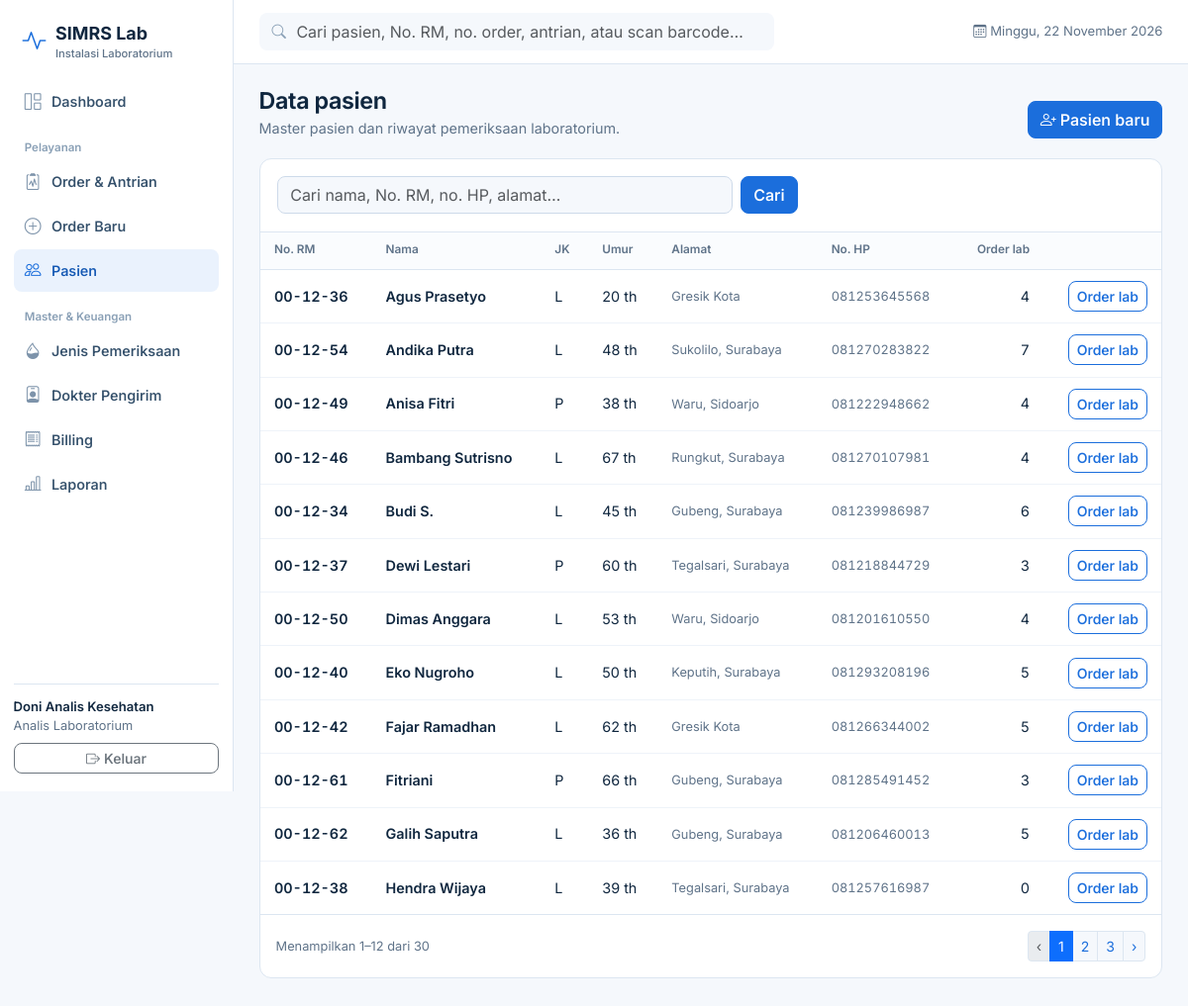
The page /patients/ (signed in) on the database its author committed.
### tables this page shows
CREATE TABLE user (
    id            INTEGER PRIMARY KEY AUTOINCREMENT,
    username      TEXT NOT NULL UNIQUE,
    password_hash TEXT NOT NULL,
    nama          TEXT NOT NULL,
    role          TEXT NOT NULL CHECK (role IN ('admin','analis','dokter')),
    aktif         INTEGER NOT NULL DEFAULT 1
);

CREATE TABLE patient (
    id             INTEGER PRIMARY KEY AUTOINCREMENT,
    no_rm          TEXT NOT NULL UNIQUE,
    nama           TEXT NOT NULL,
    jenis_kelamin  TEXT NOT NULL CHECK (jenis_kelamin IN ('L','P')),
    tgl_lahir      TEXT NOT NULL,            -- YYYY-MM-DD
    alamat         TEXT,
    no_hp          TEXT,
    created_at     TEXT NOT NULL DEFAULT (datetime('now','localtime'))
);

### app/routes/patients.py (the view)
@bp.route("/")
def index():
    q = request.args.get("q", "").strip()
    hal = max(request.args.get("hal", 1, type=int), 1)
    like = f"%{q}%"
    w, a = "nama LIKE ? OR no_rm LIKE ? OR no_hp LIKE ? OR alamat LIKE ?", [like] * 4
    total = query(f"SELECT COUNT(*) c FROM patient WHERE {w}", a, one=True)["c"]
    rows = query(f"""SELECT p.*, (SELECT COUNT(*) FROM lab_order o WHERE o.patient_id=p.id) n_order
                     FROM patient p WHERE {w} ORDER BY nama LIMIT ? OFFSET ?""", (*a, PER_PAGE, (hal - 1) * PER_PAGE))
    return render_template("patients/list.html", rows=rows, q=q, hal=hal, total=total, per_page=PER_PAGE)

### app/db.py (called while the page is built)
def get_db():
    if "db" not in g:
        g.db = sqlite3.connect(current_app.config["DATABASE"])
        g.db.row_factory = sqlite3.Row
        g.db.execute("PRAGMA foreign_keys = ON")
    return g.db

def query(sql, args=(), one=False):
    cur = get_db().execute(sql, args)
    rows = cur.fetchall()
    cur.close()
    return (rows[0] if rows else None) if one else rows

### app/services.py (called while the page is built)
def age_of(tgl_lahir, today=None):
    today = today or date.today()
    y, m, d = map(int, tgl_lahir.split("-"))
    return today.year - y - ((today.month, today.day) < (m, d))

def tgl_indo(d, panjang=False):
    if isinstance(d, str):
        d = datetime.strptime(d[:10], "%Y-%m-%d")
    nama = BULAN_PANJANG if panjang else BULAN
    return f"{d.day} {nama[d.month - 1]} {d.year}"

def hari_ini_indo():
    d = datetime.now()
    return f"{HARI[d.weekday()]}, {tgl_indo(d, True)}"

### app/templates/patients/list.html
{% extends "base.html" %}{% block title %}Pasien{% endblock %}
{% block content %}
{% import "_macros.html" as m with context %}
<div class="pagehead"><div><h1>Data pasien</h1><p>Master pasien dan riwayat pemeriksaan laboratorium.</p></div>
  <a class="btn btn-primary" href="{{ url_for('patients.baru') }}"><i class="bi bi-person-plus me-1"></i>Pasien baru</a></div>
<div class="card">
  <div class="card-b border-bottom"><form class="d-flex gap-2" method="get">
    <input class="form-control" style="max-width:460px" name="q" value="{{ q }}" placeholder="Cari nama, No. RM, no. HP, alamat…">
    <button class="btn btn-primary">Cari</button>{% if q %}<a class="btn btn-link" href="{{ url_for('patients.index') }}">Reset</a>{% endif %}</form></div>
  {% if rows %}<div class="table-responsive"><table class="tbl">
    <thead><tr><th>No. RM</th><th>Nama</th><th>JK</th><th>Umur</th><th>Alamat</th><th>No. HP</th><th class="num">Order lab</th><th></th></tr></thead>
    <tbody>{% for p in rows %}<tr>
      <td class="mono fw-semibold">{{ p.no_rm }}</td><td><a class="rowlink" href="{{ url_for('patients.detail', pid=p.id) }}">{{ p.nama }}</a></td>
      <td>{{ p.jenis_kelamin }}</td><td>{{ p.tgl_lahir|umur }} th</td><td class="sub">{{ p.alamat }}</td><td class="sub mono">{{ p.no_hp }}</td>
      <td class="num">{{ p.n_order }}</td>
      <td class="text-end"><a class="btn btn-sm btn-outline-primary" href="{{ url_for('orders.baru', patient_id=p.id) }}">Order lab</a></td></tr>{% endfor %}</tbody></table></div>
  {{ m.pager(hal, total, per_page, 'patients.index', q=q) }}
  {% else %}{{ m.empty('person-x', 'Pasien tidak ditemukan.') }}{% endif %}
</div>
{% endblock %}

### app/templates/base.html (shortened to what this page needs)
<!doctype html>
<html lang="id">
<head>
  <link rel="stylesheet" href="{{ url_for('static', filename='vendor/bootstrap.min.css') }}">
  <link rel="stylesheet" href="{{ url_for('static', filename='vendor/bootstrap-icons.min.css') }}">
  <link rel="stylesheet" href="{{ url_for('static', filename='css/app.css') }}">
</head>
<body>
{% import "_macros.html" as m with context %}
{% set ep = request.endpoint or '' %}
<div class="shell">
  <aside class="side">
    <a class="brand" href="{{ url_for('dashboard.index') }}"><i class="bi bi-activity"></i><span>SIMRS Lab<small>Instalasi Laboratorium</small></span></a>
    <nav class="nav-lab" aria-label="Menu utama">
      <a href="{{ url_for('dashboard.index') }}" class="{{ 'on' if ep == 'dashboard.index' }}"><i class="bi bi-grid-1x2"></i>Dashboard</a>
      <div class="grp">Pelayanan</div>
      <a href="{{ url_for('orders.index') }}" class="{{ 'on' if ep in ('orders.index','orders.detail') }}"><i class="bi bi-clipboard2-pulse"></i>Order &amp; Antrian</a>
      <a href="{{ url_for('orders.baru') }}" class="{{ 'on' if ep == 'orders.baru' }}"><i class="bi bi-plus-circle"></i>Order Baru</a>
      <a href="{{ url_for('patients.index') }}" class="{{ 'on' if ep.startswith('patients') }}"><i class="bi bi-people"></i>Pasien</a>
      <div class="grp">Master &amp; Keuangan</div>
      <a href="{{ url_for('master.tests') }}" class="{{ 'on' if ep.startswith('master.test') }}"><i class="bi bi-droplet-half"></i>Jenis Pemeriksaan</a>
      <a href="{{ url_for('master.doctors') }}" class="{{ 'on' if ep == 'master.doctors' }}"><i class="bi bi-person-badge"></i>Dokter Pengirim</a>
      <a href="{{ url_for('billing.index') }}" class="{{ 'on' if ep.startswith('billing') }}"><i class="bi bi-receipt"></i>Billing</a>
      <a href="{{ url_for('reports.index') }}" class="{{ 'on' if ep.startswith('reports') }}"><i class="bi bi-bar-chart-line"></i>Laporan</a>
    </nav>
    <div class="me">
      <div class="fw-semibold">{{ g.user.nama }}</div>
      <div class="sub mb-2">{{ {'admin':'Administrator','analis':'Analis Laboratorium','dokter':'Dokter Validator'}[g.user.role] }}</div>
      <form method="post" action="{{ url_for('auth.logout') }}">
        <button class="btn btn-sm btn-outline-secondary w-100"><i class="bi bi-box-arrow-right me-1"></i>Keluar</button>
      </form>
    </div>
  </aside>
  <div>
    <header class="top">
      <form class="gsearch" action="{{ url_for('dashboard.search') }}" role="search">
        <i class="bi bi-search"></i>
        <input class="form-control" name="q" value="{{ request.args.get('q','') if ep == 'dashboard.search' }}"
               placeholder="Cari pasien, No. RM, no. order, antrian, atau scan barcode…" aria-label="Pencarian global">
      </form>
      <span class="date ms-auto"><i class="bi bi-calendar3 me-1"></i>{{ today }}</span>
    </header>
    <main>
      {% block content %}{% endblock %}
    </main>
  </div>
</div>
</body>
</html>

### app/static/css/app.css (style rules this page uses)
:root { --blue:#1b6edc;--blue-d:#1458b3;--blue-50:#eaf2fd;--blue-100:#d4e5fb; --ink:#10273f;--muted:#5f7389;--line:#dce6f1;--bg:#f5f8fc;--card:#fff; --red:#d64545;--red-50:#fdecec;--amber:#b87a00;--amber-50:#fff4dc;--green:#17875c;--green-50:#e4f6ee; --bs-body-font-family:"Inter",system-ui,-apple-system,"Segoe UI",Roboto,sans-serif; --bs-body-color:var(--ink);--bs-body-bg:var(--bg);--bs-primary:var(--blue);--bs-primary-rgb:27,110,220; --bs-link-color:var(--blue);--bs-border-color:var(--line);--bs-body-font-size:.9rem; }
body { font-feature-settings:"cv11","ss01";-webkit-font-smoothing:antialiased }
h1,h2,h3,h4,h5 { letter-spacing:-.015em;font-weight:650 }
.btn-primary { --bs-btn-bg:var(--blue);--bs-btn-border-color:var(--blue);--bs-btn-hover-bg:var(--blue-d);--bs-btn-hover-border-color:var(--blue-d);--bs-btn-active-bg:var(--blue-d) }
.btn-outline-primary { --bs-btn-color:var(--blue);--bs-btn-border-color:var(--blue);--bs-btn-hover-bg:var(--blue);--bs-btn-hover-border-color:var(--blue) }
.btn { font-weight:550;border-radius:8px }
.form-control,.form-select { border-radius:8px;border-color:#cddaea }
.shell { display:grid;grid-template-columns:236px 1fr;min-height:100vh }
.side { background:#fff;border-right:1px solid var(--line);padding:1.1rem .85rem;position:sticky;top:0;height:100vh;display:flex;flex-direction:column }
.brand { display:flex;align-items:center;gap:.6rem;padding:.2rem .55rem 1.2rem;font-weight:700;font-size:1.12rem;color:var(--ink);text-decoration:none }
.brand i { color:var(--blue);font-size:1.5rem }
.brand small { display:block;font-weight:500;color:var(--muted);font-size:.7rem;margin-top:-2px }
.nav-lab a { display:flex;align-items:center;gap:.65rem;padding:.55rem .7rem;border-radius:8px;color:#34506b;text-decoration:none;font-weight:550;margin-bottom:2px }
.nav-lab a i { font-size:1.05rem;color:#7d93aa }
.nav-lab a.on { background:var(--blue-50);color:var(--blue-d) }
.nav-lab a.on i { color:var(--blue) }
.nav-lab .grp { font-size:.72rem;color:#8aa0b6;font-weight:600;padding:.9rem .7rem .3rem }
.side .me { margin-top:auto;border-top:1px solid var(--line);padding-top:.8rem;font-size:.82rem }
.top { display:flex;align-items:center;gap:1rem;padding:.8rem 1.6rem;background:#fff;border-bottom:1px solid var(--line);position:sticky;top:0;z-index:20 }
.top .date { color:var(--muted);font-size:.82rem;white-space:nowrap }
.gsearch { flex:1;max-width:520px;position:relative }
.gsearch i { position:absolute;left:.8rem;top:50%;transform:translateY(-50%);color:#8aa0b6 }
.gsearch input { padding-left:2.3rem;background:var(--bg);border-color:transparent }
main { padding:1.5rem 1.6rem 3rem;max-width:1360px }
.pagehead { display:flex;align-items:flex-end;justify-content:space-between;gap:1rem;margin-bottom:1.2rem;flex-wrap:wrap }
.pagehead h1 { font-size:1.45rem;margin:0 }
.pagehead p { margin:.15rem 0 0;color:var(--muted) }
.card { border:1px solid var(--line);border-radius:12px;background:var(--card);box-shadow:none }
.card-b { padding:1.1rem }
.sub { color:var(--muted);font-size:.8rem }
.mono { font-variant-numeric:tabular-nums }
.tbl { width:100%;border-collapse:separate;border-spacing:0 }
.tbl th { font-size:.74rem;color:var(--muted);font-weight:600;padding:.6rem .9rem;border-bottom:1px solid var(--line);background:#fafcfe;white-space:nowrap }
.tbl td { padding:.7rem .9rem;border-bottom:1px solid #eef3f9;vertical-align:middle }
.tbl tr:last-child td { border-bottom:0 }
.tbl .num { text-align:right;font-variant-numeric:tabular-nums }
.tbl a.rowlink { color:var(--ink);font-weight:600;text-decoration:none }

### rows shown on the page
user: user.nama "Doni Analis Kesehatan", role "Analis Laboratorium"
patient: no_rm "00-12-36", nama "Agus Prasetyo", jenis_kelamin "L", tgl_lahir|umur "20", alamat "Gresik Kota", no_hp "081253645568", n_order "4"
patient: no_rm "00-12-54", nama "Andika Putra", jenis_kelamin "L", tgl_lahir|umur "48", alamat "Sukolilo, Surabaya", no_hp "081270283822", n_order "7"
patient: no_rm "00-12-49", nama "Anisa Fitri", jenis_kelamin "P", tgl_lahir|umur "38", alamat "Waru, Sidoarjo", no_hp "081222948662", n_order "4"
patient: no_rm "00-12-46", nama "Bambang Sutrisno", jenis_kelamin "L", tgl_lahir|umur "67", alamat "Rungkut, Surabaya", no_hp "081270107981", n_order "4"
patient: no_rm "00-12-34", nama "Budi S.", jenis_kelamin "L", tgl_lahir|umur "45", alamat "Gubeng, Surabaya", no_hp "081239986987", n_order "6"
patient: no_rm "00-12-37", nama "Dewi Lestari", jenis_kelamin "P", tgl_lahir|umur "60", alamat "Tegalsari, Surabaya", no_hp "081218844729", n_order "3"
patient: no_rm "00-12-50", nama "Dimas Anggara", jenis_kelamin "L", tgl_lahir|umur "53", alamat "Waru, Sidoarjo", no_hp "081201610550", n_order "4"
patient: no_rm "00-12-40", nama "Eko Nugroho", jenis_kelamin "L", tgl_lahir|umur "50", alamat "Keputih, Surabaya", no_hp "081293208196", n_order "5"
patient: no_rm "00-12-42", nama "Fajar Ramadhan", jenis_kelamin "L", tgl_lahir|umur "62", alamat "Gresik Kota", no_hp "081266344002", n_order "5"
patient: no_rm "00-12-61", nama "Fitriani", jenis_kelamin "P", tgl_lahir|umur "66", alamat "Gubeng, Surabaya", no_hp "081285491452", n_order "3"
patient: no_rm "00-12-62", nama "Galih Saputra", jenis_kelamin "L", tgl_lahir|umur "36", alamat "Gubeng, Surabaya", no_hp "081206460013", n_order "5"
patient: no_rm "00-12-38", nama "Hendra Wijaya", jenis_kelamin "L", tgl_lahir|umur "39", alamat "Tegalsari, Surabaya", no_hp "081257616987", n_order "0"

### other values the page prints
{{ today }} "Minggu, 22 November 2026"
{{ (hal-1)*per_page + 1 }} "1"
{{ [hal*per_page, total]|min }} "12"
{{ total }} "30"
{{ n }} "1" "2" "3"
